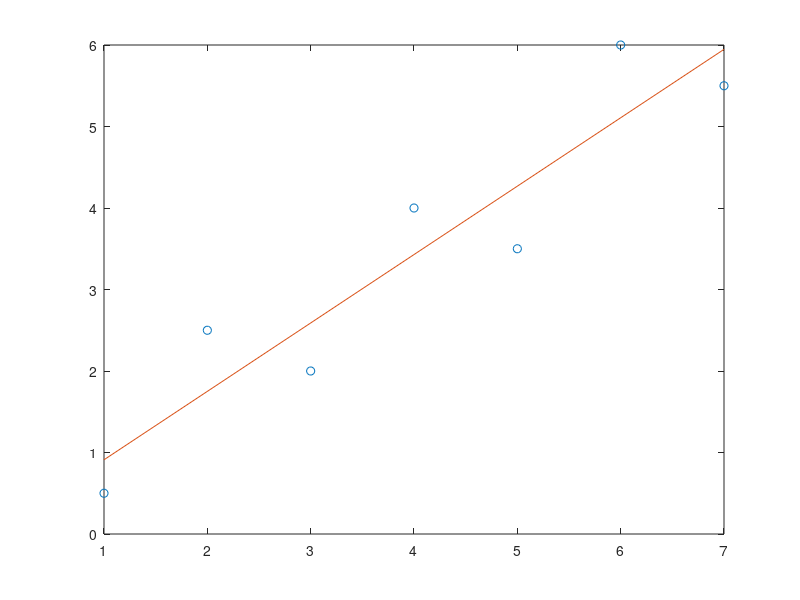

This chart was generated by the following MATLAB code:
x = 1:7;
y = [0.5,2.5,2.0,4.0,3.5,6.0,5.5];
n = length(x);
if length(y) ~= n
    error('x and y must be same length');
    return
end

%calculate all component
sum_x = sum(x);
sum_y = sum(y);
sum_x2 = sum(x.^2);
sum_xy =sum(x*y');
%coefficient vector
A = [n,sum_x;sum_x,sum_x2];
C = [sum_y,sum_xy]';
constant = (A^-1 * C)';
xp = linspace(min(x),max(x),2);
yp = constant(2)*xp + constant(1);
plot(x,y,"o",xp,yp);
hold on;
